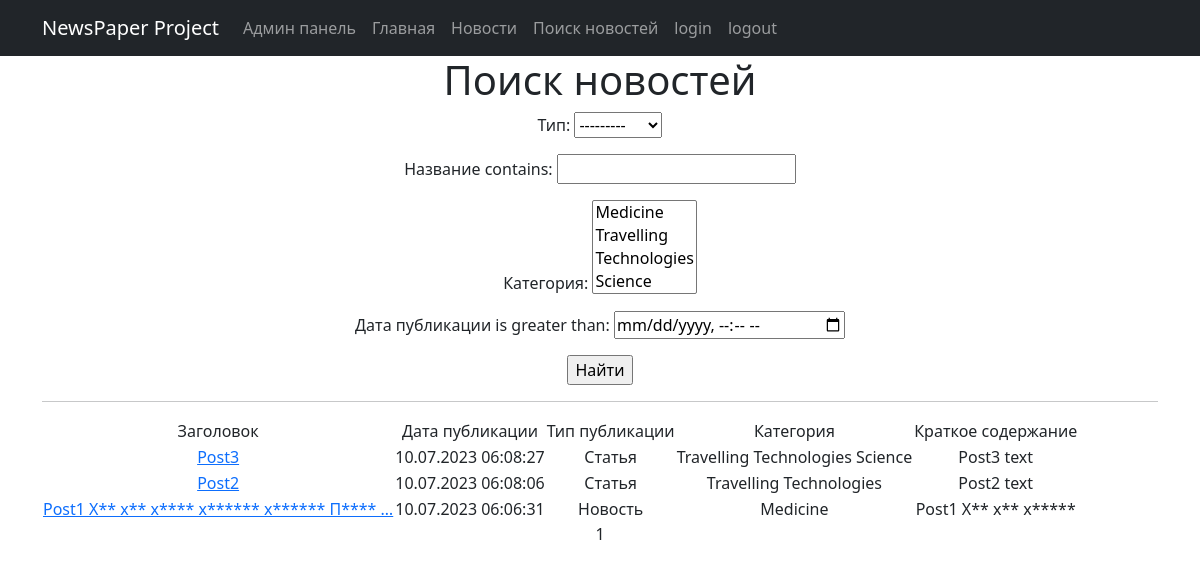
Page /news/search/ on the earlier database version.
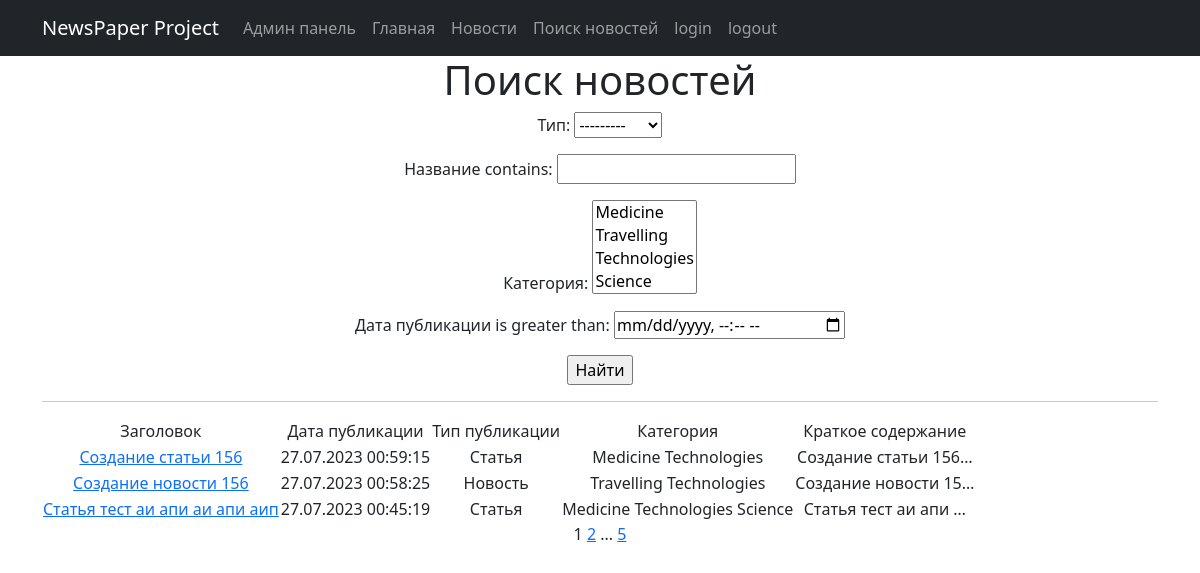
Same page on the later database version.
### news/models.py (models this page shows, shortened)
class Post(models.Model):
    news = 'NW'
    article = 'AR'
    CATEGORIES = [
        (news, 'Новость'),
        (article, 'Статья')
    ]
    post_author = models.ForeignKey(Author, on_delete=models.CASCADE, verbose_name="Автор")
    post_type = models.CharField("Тип",
                                 max_length=2,
                                 choices=CATEGORIES,
                                 default=news)
    post_date = models.DateTimeField("Дата публикации", auto_now_add=True)
    post_category = models.ManyToManyField(Category, through='PostCategory', verbose_name="Категория")
    post_title = models.CharField("Название", max_length=128)
    post_text = models.TextField("Текст")
    post_rating = models.IntegerField(default=0)

class Category(models.Model):
    category_name = models.CharField(max_length=128, unique=True)
    def __str__(self):
        return self.category_name.title()

### news/views.py (the view)
# urls.py: path('news/search/', NewsSearch.as_view(), name='post_search'),
class NewsSearch(ListView):
    model = Post
    ordering = '-post_date'
    template_name = 'NewsSearch.html'
    context_object_name = 'newslist'
    paginate_by = 3
    def get_queryset(self):
        queryset = super().get_queryset()
        self.filterset = PostFilter(self.request.GET, queryset)
        return self.filterset.qs
    def get_context_data(self, **kwargs):
        context = super().get_context_data(**kwargs)
        context['filterset'] = self.filterset
        return context

### news/templatetags/custom_filter.py (called while the page is built)
@register.filter()
def censor(value):
    text = str(value)
    for word in text.split():
        for cw in censor_word:
            if cw in word.lower():
                text = text.replace(word, word[0]+"*"*(len(word)-1), 1)
    return f'{text}'

@register.simple_tag(takes_context=True)
def url_replace(context, **kwargs):
   d = context['request'].GET.copy()
   for k, v in kwargs.items():
       d[k] = v
   return d.urlencode()

### templates/NewsSearch.html (shortened to what this page needs)
{% extends 'flatpages/default.html' %}
{% load custom_filter %}
{% block content %}
   <h1>Поиск новостей</h1>
<form action="" method="get">
   {{ filterset.form.as_p }}
   <input type="submit" value="Найти" />
</form>
   <hr>
   {% if newslist %}
       <table>
           <tr>
               <td>Заголовок</td>
               <td>Дата публикации</td>
               <td>Тип публикации</td>
               <td>Категория</td>
               <td>Краткое содержание</td>
               <td>
               </td>
           </tr>
           {% for news in newslist %}
           <tr>
               <td><a href="/news/{{ news.pk }}">{{ news.post_title|truncatewords:7|censor }}</a></td>
               <td>{{ news.post_date|date:'d.m.Y H:i:s' }}</td>
               <td>{{ news.get_post_type_display }}</td>
               <td>
                   {% for category in news.post_category.all %}
                   {{ category }}
                   {% endfor %}
               </td>
               <td>{{ news.post_text|truncatechars:20|censor }}</td>
               <td>
               </td>
           </tr>
           {% endfor %}
       </table>
   {% else %}
       <h2>Новостей нет!</h2>
   {% endif %}
   {{ page_obj.number }}
   {% if page_obj.has_next %}
       <a href="?{% url_replace page=page_obj.next_page_number %}">{{ page_obj.next_page_number }}</a>
       {% if paginator.num_pages != page_obj.next_page_number %}
           ...
           <a href="?{% url_replace page=page_obj.paginator.num_pages %}">{{ page_obj.paginator.num_pages }}</a>
       {% endif %}
   {% endif %}
{% endblock content %}

Differences in the rows shown:
no longer on this page (row unchanged): Post: post_title|censor "Post3", post_date "10.07.2023 06:08:27", post_type "Статья", post_text|censor "Post3 text", Category (category_name "Travelling"), Category (category_name "Technologies"), Category (category_name "Science")
no longer on this page (row edited): Post: post_title|censor "Post2", post_date "10.07.2023 06:08:06", post_type "Статья", post_text|censor "Post2 text", Category (category_name "Travelling"), Category (category_name "Technologies")
no longer on this page (row unchanged): Post: post_title|censor "Post1 Х** х** х**** х****** х****** П**** …", post_date "10.07.2023 06:06:31", post_type "Новость", post_text|censor "Post1 Х** х** х*****", Category (category_name "Medicine")
added Post: post_title|censor "Создание статьи 156", post_date "27.07.2023 00:59:15", post_type "Статья", post_text|censor "Создание статьи 156…", Category (category_name "Medicine"), Category (category_name "Technologies")
added Post: post_title|censor "Создание новости 156", post_date "27.07.2023 00:58:25", post_type "Новость", post_text|censor "Создание новости 15…", Category (category_name "Travelling"), Category (category_name "Technologies")
added Post: post_title|censor "Статья тест аи апи аи апи аип", post_date "27.07.2023 00:45:19", post_type "Статья", post_text|censor "Статья тест аи апи …", Category (category_name "Medicine"), Category (category_name "Technologies"), Category (category_name "Science")
Other differences:
{{ page_obj.next_page_number }}: (not shown) → "2"
{{ page_obj.paginator.num_pages }}: (not shown) → "5"
